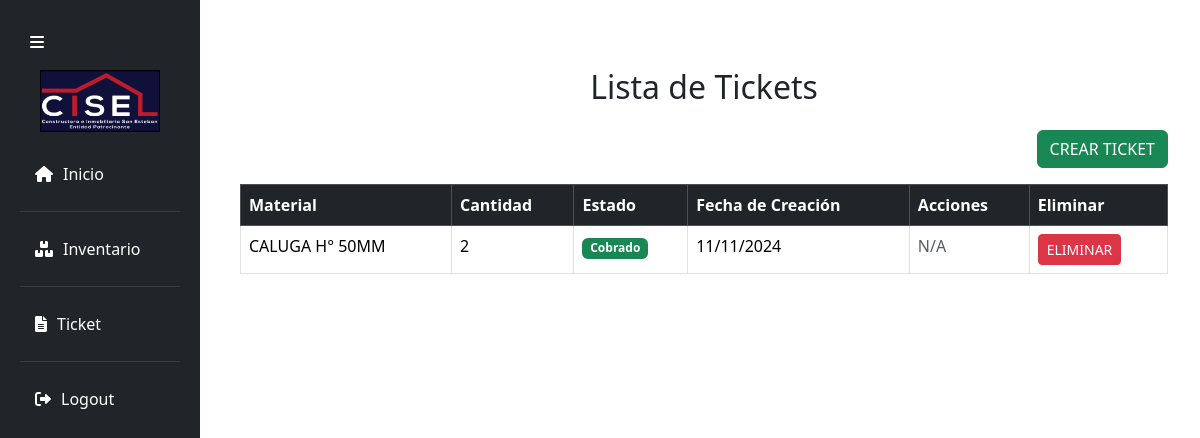
/tickets/ (signed in), run on an earlier commit of the app's database.
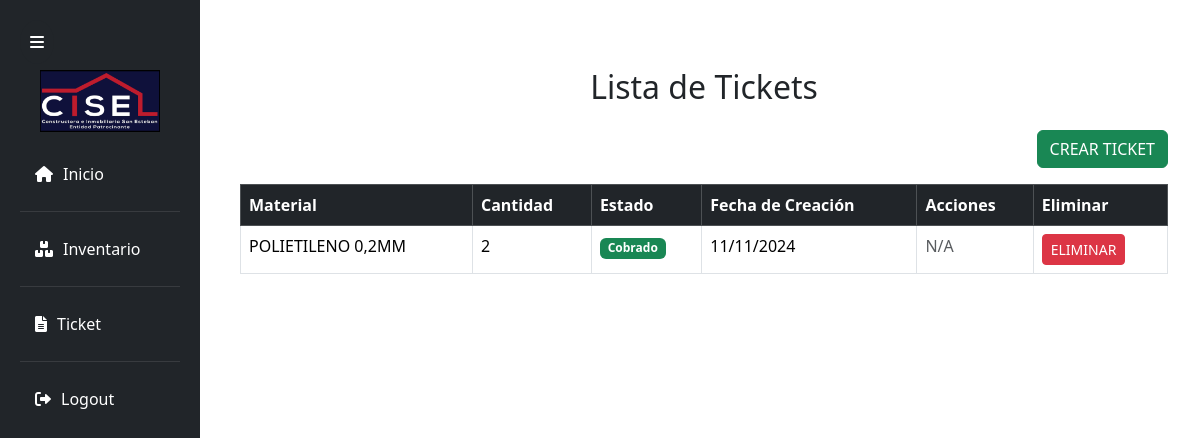
And on a later commit of the database.
### Polls/models.py (models this page shows, shortened)
class Ticket(models.Model):
    ESTADO_CHOICES = [
        ('pendiente', 'Pendiente'),
        ('cobrado', 'Cobrado'),
    ]
    usuario = models.ForeignKey(CustomUser, on_delete=models.CASCADE)
    material_solicitado = models.ForeignKey(Material, on_delete=models.CASCADE)
    cantidad = models.IntegerField()
    estado = models.CharField(max_length=20)
    fecha_creacion = models.DateTimeField(auto_now_add=True)

class Material(models.Model):
    nombre = models.CharField(max_length=100)
    descripcion = models.TextField(blank=True, null=True)
    unidad_medida = models.ForeignKey('UnidadMedida', on_delete=models.CASCADE)
    cantidad_disponible = models.IntegerField()
    stock = models.IntegerField()
    activo = models.BooleanField(default=True)  # Campo para eliminación lógica

### Polls/views.py (the view)
# urls.py: path('tickets/', views.lista_tickets, name='lista_tickets'),
@login_required
@user_passes_test(lambda u: has_role_id(u, JEFE_OBRA) or has_role_id(u, JEFE_BODEGA), login_url='/access_denied/')
def lista_tickets(request):
    tickets = Ticket.objects.all()
    estado = request.GET.get('estado')
    if estado:
        tickets = tickets.filter(estado=estado)
    return render(request, 'Modulo_usuario/tickets/lista.html', {'tickets': tickets})

### Polls/context_processors.py (called while the page is built)
def role_context(request):
    user = request.user
    if user.is_authenticated:
        return {
            'can_access_ticket': user.roles.filter(id=JEFE_BODEGA).exists() or user.roles.filter(id=JEFE_OBRA).exists(),
            'can_access_inventario': user.roles.filter(id=JEFE_BODEGA).exists() or user.roles.filter(id=JEFE_OBRA).exists(),
            'can_access_reportes': user.roles.filter(id=ADMINISTRADOR_OBRA).exists(),
            'is_administrador_obra': user.roles.filter(id=ADMINISTRADOR_OBRA).exists(),
        }
    return {}

### Polls/views.py (called while the page is built)
def has_role_id(user, role_id):
    return user.roles.filter(id=role_id).exists()

### Polls/templates/Modulo_usuario/tickets/lista.html (shortened to what this page needs)
{% extends 'Modulo_usuario/base/base.html' %}
{% block content %}
<div class="container my-5">
    <h2 class="text-center mb-4">Lista de Tickets</h2>
    <div class="d-flex justify-content-end mb-3">
        <a href="{% url 'crear_ticket' %}" class="btn btn-success">Crear Ticket</a>
    </div>
    <table class="table table-hover table-bordered">
        <thead class="table-dark">
            <tr>
                <th>Material</th>
                <th>Cantidad</th>
                <th>Estado</th>
                <th>Fecha de Creación</th>
                <th>Acciones</th>
                <th>Eliminar</th>
            </tr>
        </thead>
        <tbody>
            {% if tickets %}
                {% for ticket in tickets %}
                <tr>
                    <td>{{ ticket.material_solicitado.nombre }}</td>
                    <td>{{ ticket.cantidad }}</td>
                    <td>
                        {% if ticket.estado == 'pendiente' %}
                            <span class="badge bg-warning text-dark">Pendiente</span>
                        {% else %}
                            <span class="badge bg-success">Cobrado</span>
                        {% endif %}
                    </td>
                    <td>{{ ticket.fecha_creacion|date:"d/m/Y" }}</td>
                    <td>
                        {% if ticket.estado == 'pendiente' %}
                            <a href="{% url 'cobrar_ticket' ticket.id %}" class="btn btn-sm btn-primary" onclick="return confirm('¿Estás seguro de cobrar este ticket?');">
                                Entregar
                            </a>
                        {% else %}
                            <span class="text-muted">N/A</span>
                        {% endif %}
                    </td>
                    <td>
                        <form action="{% url 'eliminar_ticket' ticket.id %}" method="POST" style="display:inline;">
                            <button type="submit" class="btn btn-sm btn-danger" onclick="return confirm('¿Estás seguro de eliminar este ticket?');">Eliminar</button>
                        </form>
                    </td>
                </tr>
                {% endfor %}
            {% else %}
                <tr>
                    <td colspan="6" class="text-center">No hay tickets disponibles.</td>
                </tr>
            {% endif %}
        </tbody>
    </table>
</div>
{% endblock %}

### Polls/templates/Modulo_usuario/base/base.html (shortened to what this page needs)
{% load static %}
<!DOCTYPE html>
<html lang="en">
  <head>
    <link
      rel="stylesheet"
      type="text/css"
      href="{% static 'css/style.css' %}"
    />
    <link
      href="https://unpkg.com/boxicons@2.1.4/css/boxicons.min.css"
      rel="stylesheet"
    />
    <link
      href="https://cdnjs.cloudflare.com/ajax/libs/font-awesome/6.0.0/css/all.min.css"
      rel="stylesheet"
    />
    <link
      href="https://cdn.jsdelivr.net/npm/bootstrap@5.3.3/dist/css/bootstrap.min.css"
      rel="stylesheet"
    />
    <link
      href="https://cdn.datatables.net/1.11.5/css/jquery.dataTables.min.css"
      rel="stylesheet"
    />
    <link
      href="https://cdnjs.cloudflare.com/ajax/libs/toastr.js/latest/toastr.min.css"
      rel="stylesheet"
    />
  </head>
  <body>
    <nav class="col-md-2 d-none d-md-block bg-dark sidebar">
      <img src="{% static 'img/logo.png' %}" alt="Logo" />
      <button id="sidebarToggle" class="btn btn-dark">
        <i class="fas fa-bars"></i>
      </button>
      <div class="sidebar-sticky">
        <ul class="nav flex-column menu">
          <li class="nav-item">
            <a class="nav-link active" href="{% url 'home' %}"
              ><i class="fas fa-home"></i> <span>Inicio</span></a
            >
          </li>
          {% if can_access_inventario %}
          <li class="nav-item">
            <a class="nav-link" href="{% url 'inventory' %}"
              ><i class="fas fa-boxes"></i> <span>Inventario</span></a
            >
          </li>
          {% endif %}
          {% if can_access_ticket %}
          <li class="nav-item">
            <a class="nav-link" href="{% url 'crear_ticket' %}"
              ><i class="fas fa-file-alt"></i> <span>Ticket</span></a
            >
          </li>
          {% endif %}
          <li class="nav-item">
            <a class="nav-link" href="{% url 'logout' %}">
              <i class="fas fa-sign-out-alt"></i> <span>Logout</span>
            </a>
          </li>
        </ul>
      </div>
    </nav>
    <section class="content col-md-9 ml-sm-auto col-lg-10 px-4">
      {% block content %} {% endblock %}
    </section>
  </body>
</html>

### Polls/static/css/style.css (style rules this page uses)
:root { --white-color: #fff; --blue-color: #4070f4; --grey-color: #707070; --grey-color-light: #aaa; --light-gray: #c6c6c9; --dark-blue: #0d143b; --red: #ba1c2c; --gray: #6c6d7e; --black: #040406; --brown: #5f2742; --blue-gray: #393b5b; --silver: #ffffff; }
body { font-family: "Poppins", sans-serif; margin: 0; padding: 0; background-color: #f5f5f5; color: #343a40; }
.nav-link i { margin-right: 10px; transition: margin-right 0.3s; color: var(--white-color); }
.content { margin-left: 17%; }
.menu { margin-top: 20px; }
table { width: 100%; border-collapse: collapse; }
th { background-color: #007bff; color: white; padding: 10px; text-align: left; }
td { padding: 10px; border: 1px solid #ddd; }
#sidebarToggle { border: none; border-radius: 50%; padding: 10px; cursor: pointer; transition: transform 0.3s, box-shadow 0.3s; position: fixed; top: 20px; left: 20px; z-index: 1100; }
.sidebar img { width: 120px; height: auto; margin: 0 auto; display: block; transition: width 0.3s ease; margin-top: 50px; }
.sidebar { width: 250px; position: fixed; top: 0; left: 0; height: 100%; background-color: var(--black); padding: 20px; display: flex; flex-direction: column; align-items: flex-start; }
.sidebar .nav-item { margin-bottom: 10px; }
.sidebar .nav-link { display: flex; align-items: center; color: var(--white-color); text-decoration: none; padding: 10px 15px; transition: background-color 0.3s ease; }
.sidebar .nav-link i { margin-right: 10px; }
.sidebar .nav-item:not(:last-child) { border-bottom: 1px solid rgba(255, 255, 255, 0.1); margin-bottom: 15px; padding-bottom: 15px; }
.sidebar .nav-link span { color: var(--white-color); }
table th, table td { padding: 12px; text-align: left; border-bottom: 1px solid var(--grey-color-light); }
table th { background-color: var(--light-gray); color: var(--black); }
.btn { padding: 10px 20px; border-radius: 5px; text-transform: uppercase; cursor: pointer; }
.btn-success { background-color: var(--green); color: var(--white-color); border: none; }
.btn-danger { background-color: var(--red); color: var(--white-color); border: none; }
form { margin-bottom: 20px; }
.btn { background-color: #007bff; color: white; padding: 10px 20px; border: none; border-radius: 4px; cursor: pointer; font-size: 16px; transition: background-color 0.3s; }
body { background-color: #f7f8fa; font-family: "Arial", sans-serif; }
.container { max-width: 650px; margin: 50px auto; padding: 20px; }
.container { max-width: 600px; margin: 50px auto; }

What changed in the data, as far as the page shows it:
removed Ticket: material_solicitado.nombre "CALUGA H° 50MM", cantidad "2", estado "Cobrado", fecha_creacion "11/11/2024"
added Ticket: material_solicitado.nombre "POLIETILENO 0,2MM", cantidad "2", estado "Cobrado", fecha_creacion "11/11/2024"
